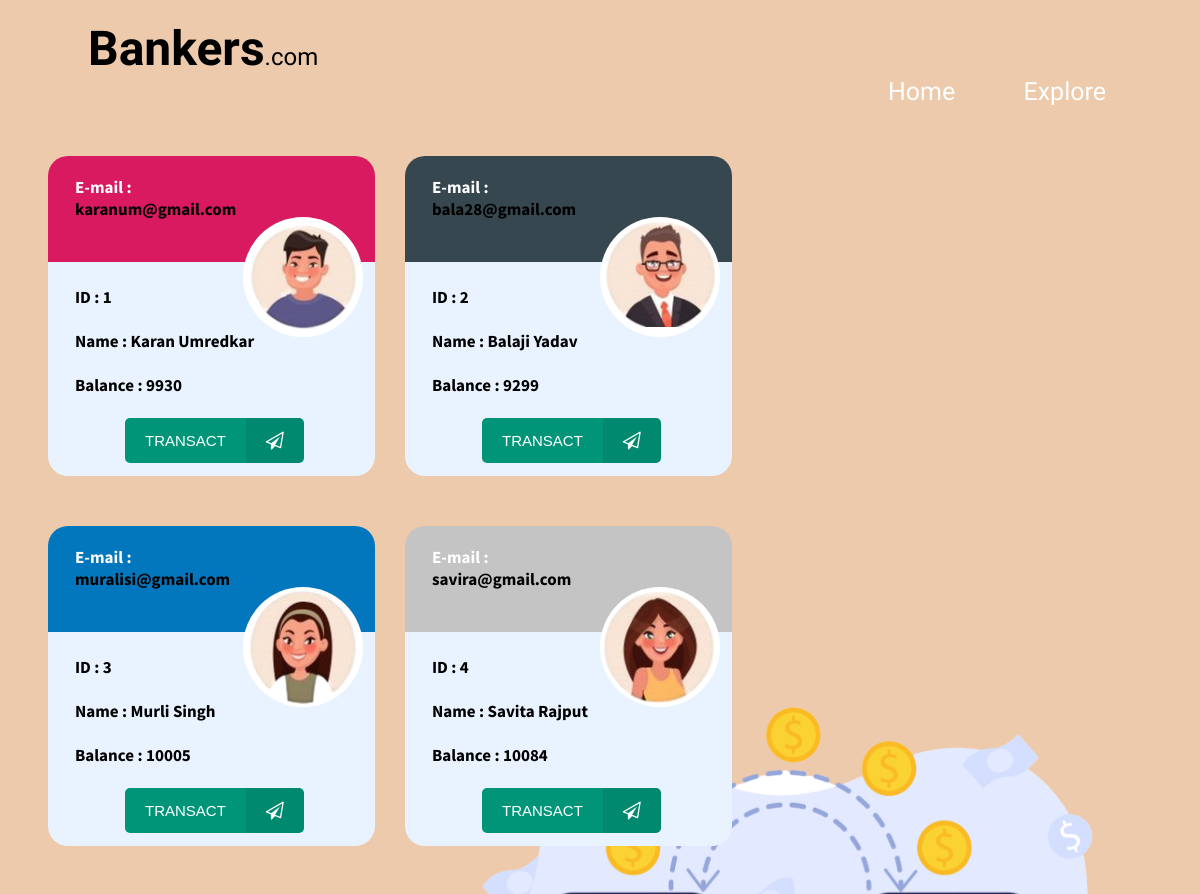
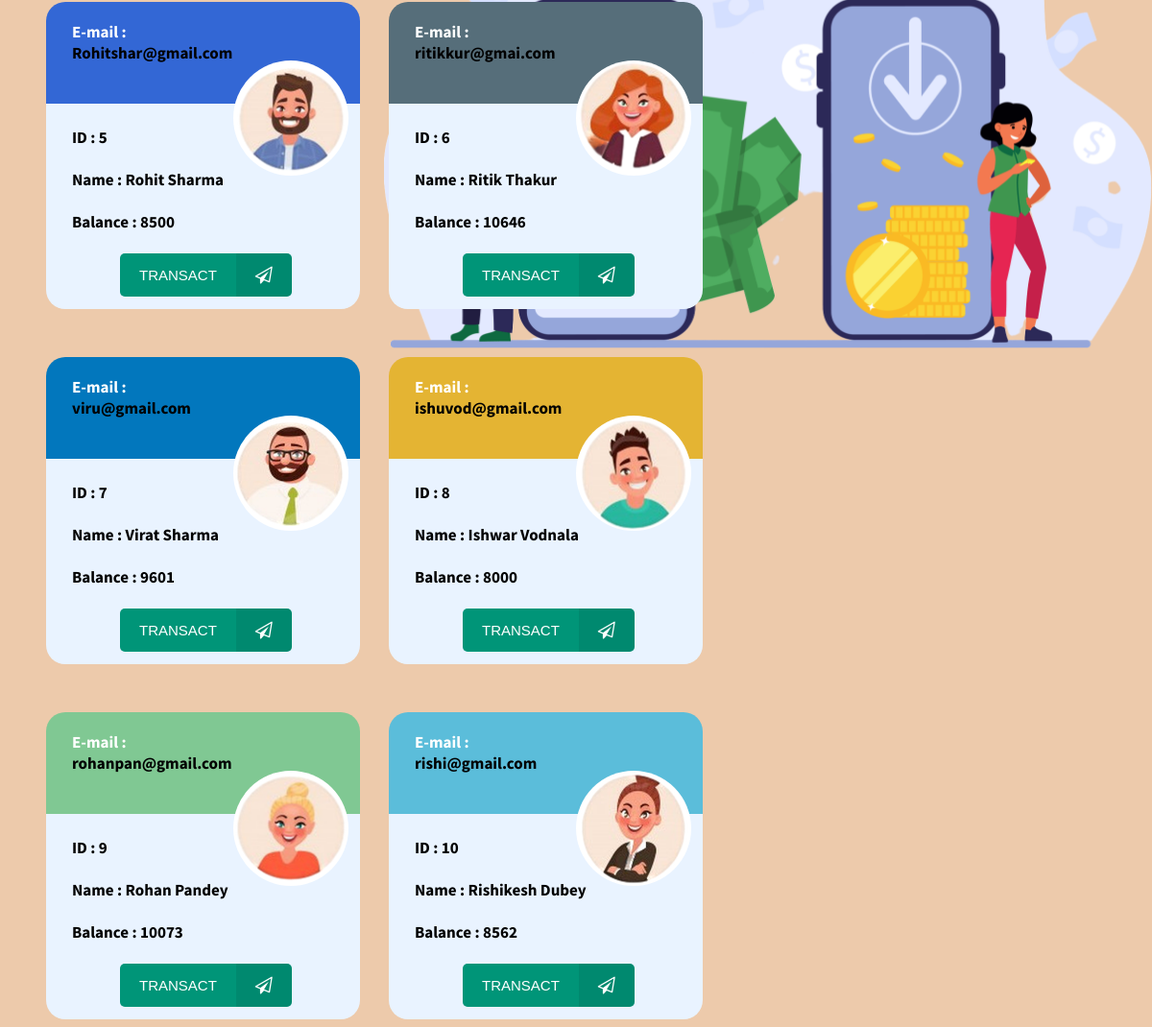
The page /sparkbank/accounts.php on the database its author committed (2 pictures, top to bottom).
### tables this page shows
CREATE TABLE IF NOT EXISTS `accounts` (
  `ID` int(10) NOT NULL,
  `Name` varchar(20) NOT NULL,
  `E-mail` varchar(30) NOT NULL,
  `Balance` int(10) NOT NULL
);

### sparkbank/accounts.php (the view, shortened to what this page needs)
<!DOCTYPE html>
<html>
<head>
	<link rel="stylesheet" href="https://cdnjs.cloudflare.com/ajax/libs/font-awesome/4.7.0/css/font-awesome.min.css">
</head>
<body>
	<div class="fheadleft">
		<font size="20px"><strong>Bankers</strong></font><font size="5px">.com</font>
		<span class="fheadright"><a href="index.php" style="text-decoration: none; color:white">Home</a>&nbsp&nbsp&nbsp&nbsp&nbsp&nbsp&nbsp&nbsp&nbsp&nbsp&nbsp<a href="spark2.php" style="text-decoration: none; color:white">Explore</a></span>
	</div>
	<div class="frowcontainer">
		<div class="fcolcontainer">
		<div class="img1">
			<div class="fitemin"><img src="1.1.png" width="120px" height="112px">&nbsp</div>
		</div>
			<div class="fitem1" style="background: linear-gradient(to bottom, /*#aeb8fd*/#d91a60 0%, /*#aeb8fd*/#d91a60 33%, #e9f3ff 33%, #e9f3ff 100%);">
				<?php
    				include 'dbconnect.php';
   		 			$sql = "SELECT * FROM accounts where ID=1";
   					 $result = mysqli_query($conn,$sql);
					?>
					<?php
       				 while($rows=mysqli_fetch_assoc($result)){
    			?>
					<div>
						<div class="fonthead"><font color="white"><strong>E-mail :</strong></font>
						<br><?php echo $rows['E-mail']?></div>
					</div>
					<div class="fonthead">
							<br><br><br>
							<div><strong>ID :</strong> <?php echo $rows['ID'] ?><br><br></div>
							<div><strong>Name :</strong> <?php echo $rows['Name']?><br><br></div>
							<div><strong>Balance :</strong> <?php echo $rows['Balance']?></div><br>
					</div>
						<a href="transaction.php?id= <?php echo $rows['ID'] ;?>" style="text-decoration: none; color:white"><button type="button" class="button">
  							<span class="button__text">TRANSACT</span>
  							<span class="button__icon"><i class="fa fa-paper-plane-o" style="font-size: 18px;"></i>
  							</span>
						</button></a>
			</div>
	</div>
	 <?php
        }
     ?>
		<div class="fcolcontainer">
			<div class="img1">
				<div class="fitemin"><img src="2.2i.png" width="120px" height="110px"></div>
			</div>
				<div class="fitem1">
				<?php
    				include 'dbconnect.php';
   		 			$sql = "SELECT * FROM accounts where ID=2";
   					 $result = mysqli_query($conn,$sql);
					?>
					<?php
       				 while($rows=mysqli_fetch_assoc($result)){
    			?>
					<div>
						<div class="fonthead"><font color="white"><strong>E-mail :</strong></font>
						<br><?php echo $rows['E-mail']?></div>
					</div>
					<div class="fonthead">
							<br><br><br>
							<div><strong>ID :</strong> <?php echo $rows['ID'] ?><br><br></div>
							<div><strong>Name :</strong> <?php echo $rows['Name']?><br><br></div>
							<div><strong>Balance :</strong> <?php echo $rows['Balance']?></div><br>
					</div>
						<a href="transaction.php?id= <?php echo $rows['ID'] ;?>" style="text-decoration: none; color:white"><button type="button" class="button">
  							<span class="button__text">TRANSACT</span>
  							<span class="button__icon"><i class="fa fa-paper-plane-o" style="font-size: 18px;"></i>
  							</span>
						</button></a>
			</div>
		</div>
	</div>
		 <?php
        }
     ?>
	<div class="frowcontainer">
		<div class="fcolcontainer">
			<div class="img1">
				<div class="fitemin"><img src="3.3.png" width="121px" height="120px"></div>
			</div>
				<div class="fitem1" style="background: linear-gradient(to bottom, #0277bd 0%, #0277bd 33%, #e9f3ff 33%, #e9f3ff 100%);">
					<?php
    				include 'dbconnect.php';
   		 			$sql = "SELECT * FROM accounts where ID=3";
   					 $result = mysqli_query($conn,$sql);
					?>
					<?php
       				 while($rows=mysqli_fetch_assoc($result)){
    			?>
					<div>
						<div class="fonthead"><font color="white"><strong>E-mail :</strong></font>
						<br><?php echo $rows['E-mail']?></div>
					</div>
					<div class="fonthead">
							<br><br><br>
							<div><strong>ID :</strong> <?php echo $rows['ID'] ?><br><br></div>
							<div><strong>Name :</strong> <?php echo $rows['Name']?><br><br></div>
							<div><strong>Balance :</strong> <?php echo $rows['Balance']?></div><br>
					</div>
						<a href="transaction.php?id= <?php echo $rows['ID'] ;?>" style="text-decoration: none; color:white"><button type="button" class="button">
  							<span class="button__text">TRANSACT</span>
  							<span class="button__icon"><i class="fa fa-paper-plane-o" style="font-size: 18px;"></i>
  							</span>
						</button></a>
			</div>
		</div>
			 <?php
        }
     ?>
		<div class="fcolcontainer">
			<div class="img1">
				<div class="fitemin"><img src="4.4.png" width="118px" height="118px"></div>
			</div>
				<div class="fitem1" style="background: linear-gradient(to bottom, #c4c4c4 0%, #c4c4c4 33%, #e9f3ff 33%, #e9f3ff 100%);">
					<?php
    				include 'dbconnect.php';
   		 			$sql = "SELECT * FROM accounts where ID=4";
   					 $result = mysqli_query($conn,$sql);
					?>
					<?php
       				 while($rows=mysqli_fetch_assoc($result)){
    			?>
					<div>
						<div class="fonthead"><font color="white"><strong>E-mail :</strong></font>
						<br><?php echo $rows['E-mail']?></div>
					</div>
					<div class="fonthead">
							<br><br><br>
							<div><strong>ID :</strong> <?php echo $rows['ID'] ?><br><br></div>
							<div><strong>Name :</strong> <?php echo $rows['Name']?><br><br></div>
							<div><strong>Balance :</strong> <?php echo $rows['Balance']?></div><br>
					</div>
						<a href="transaction.php?id= <?php echo $rows['ID'] ;?>" style="text-decoration: none; color:white"><button type="button" class="button">
  							<span class="button__text">TRANSACT</span>
  							<span class="button__icon"><i class="fa fa-paper-plane-o" style="font-size: 18px;"></i>
  							</span>
						</button></a>
			</div>
		</div>
	</div>
		 <?php
        }
     ?>
	<div class="frowcontainer">
		<div class="fcolcontainer">
			<div class="img1">
				<div class="fitemin"><img src="5.5.png" width="122px" height="116px"></div>
			</div>
				<div class="fitem1" style="background: linear-gradient(to bottom, #3367d5 0%, #3367d5 33%, #e9f3ff 33%, #e9f3ff 100%);">
					<?php
    				include 'dbconnect.php';
   		 			$sql = "SELECT * FROM accounts where ID=5";
   					 $result = mysqli_query($conn,$sql);
					?>
					<?php
       				 while($rows=mysqli_fetch_assoc($result)){
    				?>
					<div>
						<div class="fonthead"><font color="white"><strong>E-mail :</strong></font>
						<br><?php echo $rows['E-mail']?></div>
					</div>
					<div class="fonthead">
							<br><br><br>
							<div><strong>ID :</strong> <?php echo $rows['ID'] ?><br><br></div>
							<div><strong>Name :</strong> <?php echo $rows['Name']?><br><br></div>
							<div><strong>Balance :</strong> <?php echo $rows['Balance']?></div><br>
					</div>
						<a href="transaction.php?id= <?php echo $rows['ID'] ;?>" style="text-decoration: none; color:white"><button type="button" class="button">
  							<span class="button__text">TRANSACT</span>
  							<span class="button__icon"><i class="fa fa-paper-plane-o" style="font-size: 18px;"></i>
  							</span>
						</button></a>
			</div>
		</div>
			 <?php
	       		 }
	     		?>
		<div class="fcolcontainer">
			<div class="img1">
				<div class="fitemin"><img src="6.6.png" width="118px" height="115px"></div>
			</div>
				<div class="fitem1" style="background: linear-gradient(to bottom, #566e7a 0%, #566e7a 33%, #e9f3ff 33%, #e9f3ff 100%);">
					<?php
    				include 'dbconnect.php';
   		 			$sql = "SELECT * FROM accounts where ID=6";
   					 $result = mysqli_query($conn,$sql);
					?>
					<?php
       				 while($rows=mysqli_fetch_assoc($result)){
    			?>
					<div>
						<div class="fonthead"><font color="white"><strong>E-mail :</strong></font>
						<br><?php echo $rows['E-mail']?></div>
					</div>
					<div class="fonthead">
							<br><br><br>
							<div><strong>ID :</strong> <?php echo $rows['ID'] ?><br><br></div>
							<div><strong>Name :</strong> <?php echo $rows['Name']?><br><br></div>
							<div><strong>Balance :</strong> <?php echo $rows['Balance']?></div><br>
					</div>
						<a href="transaction.php?id= <?php echo $rows['ID'] ;?>" style="text-decoration: none; color:white"><button type="button" class="button">
  							<span class="button__text">TRANSACT</span>
  							<span class="button__icon"><i class="fa fa-paper-plane-o" style="font-size: 18px;"></i>
  							</span>
						</button></a>
			</div>
		</div>
</div>
	 <?php
        }
     ?>
<div class="frowcontainer">
		<div class="fcolcontainer">
			<div class="img1">
				<div class="fitemin"><img src="7.7.png" width="153px" height="115px"></div>
			</div>
				<div class="fitem1" style="background: linear-gradient(to bottom, #0277bd 0%, #0277bd 33%, #e9f3ff 33%, #e9f3ff 100%);">
					<?php
    				include 'dbconnect.php';
   		 			$sql = "SELECT * FROM accounts where ID=7";
   					 $result = mysqli_query($conn,$sql);
					?>
					<?php
       				 while($rows=mysqli_fetch_assoc($result)){
    			?>
					<div>
						<div class="fonthead"><font color="white"><strong>E-mail :</strong></font>
						<br><?php echo $rows['E-mail']?></div>
					</div>
					<div class="fonthead">
							<br><br><br>
							<div><strong>ID :</strong> <?php echo $rows['ID'] ?><br><br></div>
							<div><strong>Name :</strong> <?php echo $rows['Name']?><br><br></div>
							<div><strong>Balance :</strong> <?php echo $rows['Balance']?></div><br>
					</div>
					<a href="transaction.php?id= <?php echo $rows['ID'] ;?>" style="text-decoration: none; color:white"><button type="button" class="button">
  							<span class="button__text">TRANSACT</span>
  							<span class="button__icon"><i class="fa fa-paper-plane-o" style="font-size: 18px;"></i>
  							</span>
						</button></a>
			</div>
		</div>
	 <?php
        }
     ?>
		<div class="fcolcontainer">
			<div class="img1">
				<div class="fitemin"><img src="8.8.png" width="116px" height="120px"></div>
			</div>
				<div class="fitem1" style="background: linear-gradient(to bottom, #e4b433 0%, #e4b433 33%, #e9f3ff 33%, #e9f3ff 100%);">
					<?php
    				include 'dbconnect.php';
   		 			$sql = "SELECT * FROM accounts where ID=8";
   					 $result = mysqli_query($conn,$sql);
					?>
					<?php
       				 while($rows=mysqli_fetch_assoc($result)){
    			?>
					<div>
						<div class="fonthead"><font color="white"><strong>E-mail :</strong></font>
						<br><?php echo $rows['E-mail']?></div>
					</div>
					<div class="fonthead">
							<br><br><br>
							<div><strong>ID :</strong> <?php echo $rows['ID'] ?><br><br></div>
							<div><strong>Name :</strong> <?php echo $rows['Name']?><br><br></div>
							<div><strong>Balance :</strong> <?php echo $rows['Balance']?></div><br>
					</div>
					<a href="transaction.php?id= <?php echo $rows['ID'] ;?>" style="text-decoration: none; color:white"><button type="button" class="button">
  							<span class="button__text">TRANSACT</span>
  							<span class="button__icon"><i class="fa fa-paper-plane-o" style="font-size: 18px;"></i>
  							</span>
						</button></a>
			</div>
		</div>
	</div>
		 <?php
        }
     ?>
	<div class="frowcontainer">
		<div class="fcolcontainer">
			<div class="img1">
				<div class="fitemin"><img src="9.9.png" width="120px" height="116px"></div>
			</div>
				<div class="fitem1" style="background: linear-gradient(to bottom, #80c893 0%, #80c893 33%, #e9f3ff 33%, #e9f3ff 100%);">
					<?php
    				include 'dbconnect.php';
   		 			$sql = "SELECT * FROM accounts where ID=9";
   					 $result = mysqli_query($conn,$sql);
					?>
					<?php
       				 while($rows=mysqli_fetch_assoc($result)){
    			?>
					<div>
						<div class="fonthead"><font color="white"><strong>E-mail :</strong></font>
						<br><?php echo $rows['E-mail']?></div>
					</div>
					<div class="fonthead">
							<br><br><br>
							<div><strong>ID :</strong> <?php echo $rows['ID'] ?><br><br></div>
							<div><strong>Name :</strong> <?php echo $rows['Name']?><br><br></div>
							<div><strong>Balance :</strong> <?php echo $rows['Balance']?></div><br>
					</div>
						<a href="transaction.php?id= <?php echo $rows['ID'] ;?>" style="text-decoration: none; color:white"><button type="button" class="button">
  							<span class="button__text">TRANSACT</span>
  							<span class="button__icon"><i class="fa fa-paper-plane-o" style="font-size: 18px;"></i>
  							</span>
						</button></a>
			</div>
		</div>
		 <?php
        }
     ?>
		<div class="fcolcontainer">
			<div class="img1">
				<div class="fitemin"><img src="10.10.png" width="151px" height="140px"></div>
			</div>
				<div class="fitem1" style="background: linear-gradient(to bottom, #5bbdda 0%, #5bbdda 33%, #e9f3ff 33%, #e9f3ff 100%);">
					<?php
    				include 'dbconnect.php';
   		 			$sql = "SELECT * FROM accounts where ID=10";
   					 $result = mysqli_query($conn,$sql);
					?>
					<?php
       				 while($rows=mysqli_fetch_assoc($result)){
    			?>
					<div>
						<div class="fonthead"><font color="white"><strong>E-mail :</strong></font>
						<br><?php echo $rows['E-mail']?></div>
					</div>
					<div class="fonthead">
							<br><br><br>
							<div><strong>ID :</strong> <?php echo $rows['ID'] ?><br><br></div>
							<div><strong>Name :</strong> <?php echo $rows['Name']?><br><br></div>
							<div><strong>Balance :</strong> <?php echo $rows['Balance']?></div><br>
					</div>
						<a href="transaction.php?id= <?php echo $rows['ID'] ;?>" style="text-decoration: none; color:white"><button type="button" class="button">
  							<span class="button__text">TRANSACT</span>
  							<span class="button__icon"><i class="fa fa-paper-plane-o" style="font-size: 18px;"></i>
  							</span>
						</button></a>
			</div>
		</div>
	</div>
	 <?php
        }
     ?>
</body>
</html>

### sparkbank/accounts.php (style rules this page uses)
body { background: url(acc1.png); background-size: 800px 550px; background-attachment:fixed; background-repeat:no-repeat; background-position: right; padding-left: 10px; background-color: #edcaab; }
.fitem1 { background: linear-gradient(to bottom, #36474f 0%, #36474f 33%, #e9f3ff 33%, #e9f3ff 100%) rgba(255, 255, 255, 0.1); margin-top: 50px; margin-left: 30px; width: 300px; height: 300px; border-radius:20px; padding-left: 27px; padding-top: 20px; border-color: black; overflow: hidden; position: static; }
.fitemin { background: white; #03c04f 0%, #03c04f 39%, #e9f3ff 39%, #e9f3ff 100%);*/ margin: 90px; width: 120px; height: 120px; border-color: black; border-radius:50%; margin-left: 225px; margin-bottom: 28px; }
.fcolcontainer { width:auto; height:100%; display:flex; flex-direction:column; justify-content:space-around; }
.frowcontainer { width:auto; height:100%; display:flex; padding-right: 800px; flex-direction:row; justify-content:space-around; }
.img1 { position: absolute; }
.fonthead { font-family: 'Source Sans Pro', sans-serif; font-size: 17px; font-weight: bold; }
.button { display: flex; height: 45px; padding: 0; margin-left: 50px; background: #009578; border: none; outline: none; border-radius: 5px; overflow: hidden; font-family: "Quicksand", sans-serif; font-size: 15px; font-weight: 500; cursor: pointer; transform:scale(1); transition:1s; }
.button__text, .button__icon { display: inline-flex; align-items: center; padding: 0 20px; color: #fff; height: 100%; }
.button__icon { font-size: 1.5em; background: rgba(0, 0, 0, 0.08); }
.fheadleft { justify-content:space-around; font-family: 'Capriola', sans-serif; padding-left: 70px; padding-top: 12px; }
.fheadright { justify-content:space-around; font-family: 'Capriola', sans-serif; padding-left: 800px; font-size: 25px; text-decoration: none; }

### rows shown on the page
accounts: value "karanum@gmail.com", ID "1", Name "Karan Umredkar", Balance "9930"
accounts: value "bala28@gmail.com", ID "2", Name "Balaji Yadav", Balance "9299"
accounts: value "muralisi@gmail.com", ID "3", Name "Murli Singh", Balance "10005"
accounts: value "savira@gmail.com", ID "4", Name "Savita Rajput", Balance "10084"
accounts: value "Rohitshar@gmail.com", ID "5", Name "Rohit Sharma", Balance "8500"
accounts: value "ritikkur@gmai.com", ID "6", Name "Ritik Thakur", Balance "10646"
accounts: value "viru@gmail.com", ID "7", Name "Virat Sharma", Balance "9601"
accounts: value "ishuvod@gmail.com", ID "8", Name "Ishwar Vodnala", Balance "8000"
accounts: value "rohanpan@gmail.com", ID "9", Name "Rohan Pandey", Balance "10073"
accounts: value "rishi@gmail.com", ID "10", Name "Rishikesh Dubey", Balance "8562"
